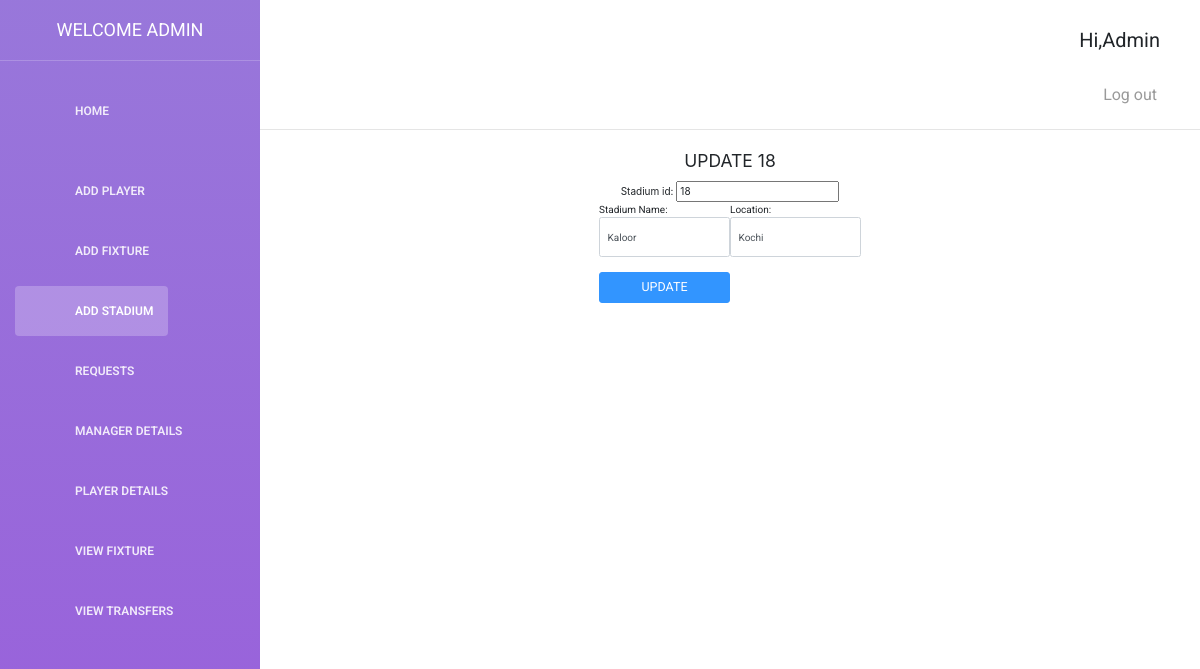
The page /admin/editstadium.php?st_id=18 on the database its author committed.
### tables this page shows
CREATE TABLE IF NOT EXISTS `tbl_stadium` (
  `st_id` int(6) NOT NULL AUTO_INCREMENT,
  `st_name` varchar(30) NOT NULL,
  `city` varchar(30) NOT NULL,
  PRIMARY KEY (`st_id`)
);

### admin/editstadium.php (the view, shortened to what this page needs)
<?php
         include("connection.php");
$st_id='';
$st_name='';
$city='';
if(isset($_GET['st_id']) && $_GET['st_id']!=''){
 $st_id=$_GET['st_id'];
  $res=mysqli_query($con,"select * from tbl_stadium where st_id='$st_id'");
  $check=mysqli_num_rows($res);
  if($check>0){
      $row=mysqli_fetch_assoc($res);
$st_name=$row['st_name'];
$city=$row['city'];
$st_id=$row['st_id'];
}
}
?>
<!doctype html>
<html lang="en">
<head>
    <link href="assets/css/bootstrap.min.css" rel="stylesheet" />
    <link href="assets/css/animate.min.css" rel="stylesheet"/>
    <link href="assets/css/light-bootstrap-dashboard.css?v=1.4.0" rel="stylesheet"/>
    <link href="assets/css/demo.css" rel="stylesheet" />
    <link href="http://maxcdn.bootstrapcdn.com/font-awesome/4.2.0/css/font-awesome.min.css" rel="stylesheet">
    <link href="file:///C|/wamp64/www/Football Club/admin/assets/css/pe-icon-7-stroke.css" rel="stylesheet" />
</head>
<body>
<div class="wrapper">
    <div class="sidebar" data-color="purple" data-image="assets/img/sidebar-5.jpg">
      <div class="sidebar-wrapper">
            <div class="logo">
                <a href="http://www.creative-tim.com" class="simple-text">
                    WELCOME ADMIN
                </a>
            </div>
            <ul class="nav">
                <li >
                    <a href="dashboard.php">
                        <p>Home</p>
                    </a>
                </li>
            <ul class="nav">
                <li>
                    <a href="addplayer.php">
                        <p>Add Player</p>
                    </a>
                </li>
                <li>
                    <a href="addfixture.php">
                        <p>Add Fixture</p>
                    </a>
                </li>
                <li class="active">
                    <a href="stadium.php">
                        <p>Add Stadium </p>
                    </a>
                </li>
                <li>
                    <a href="home.php">
                        <p>Requests </p>
                    </a>
                </li>
                  <li>
                    <a href="viewmanager.php">
                        <p>Manager Details </p>
                    </a>
                </li>
                <li>
                    <a href="viewplayer.php">
                        <p>Player Details </p>
                    </a>
                </li>
                <li>
                    <a href="viewfixture.php">
                        <p>View Fixture </p>
                    </a>
                </li>
                <li >
                    <a href="viewtransfer.php">
                        <p>View Transfers </p>
                    </a>
                </li>
            </ul>
      </div>
    </div>
    <div class="main-panel">
        <nav class="navbar navbar-default navbar-fixed">
            <div class="container-fluid">
                <div class="navbar-header">
                    <a class="navbar-brand">Hi,Admin</a>
                </div>
                <div class="collapse navbar-collapse">
                    <ul class="nav navbar-nav navbar-right">
                        <li>
                            <a href="login.php">
                                <p>Log out</p>
                            </a>
                        </li>
                    </ul>
                </div>
            </div>
        </nav>
    <link rel="stylesheet" href="https://maxcdn.bootstrapcdn.com/bootstrap/4.0.0/css/bootstrap.min.css">
<body class="text-center">
      <div class="container">
            <form method="post" class="form-signin" name="signup" onsubmit="return check();">
              <h1 class="h3 mb-3 font-weight-normal">UPDATE <?php echo $st_id ?> </h1>
              <center><table>
              Stadium id: <input type="number" name="st_id" required value="<?php echo $st_id?>" readonly>
              <tr><td>
             Stadium Name:<input name="st_name" type="text"  id="st_name" class="form-control" placeholder="St_name" required  value="<?php echo $st_name;?>" >
                </td>
                <td>
            Location:<input name="city" type="text"  id="city" class="form-control" placeholder="Location" required value="<?php echo $city;?>" >
              </td></tr>
              <tr><td>
              <br>
              <button name="signup" class="btn btn-lg btn-primary btn-block" type="submit">UPDATE</button>
              </td></tr>
              </table></center>
            </form>
          </div>
  </body>
</html>

### rows shown on the page
tbl_stadium: st_id "18", st_name "Kaloor", city "Kochi"
